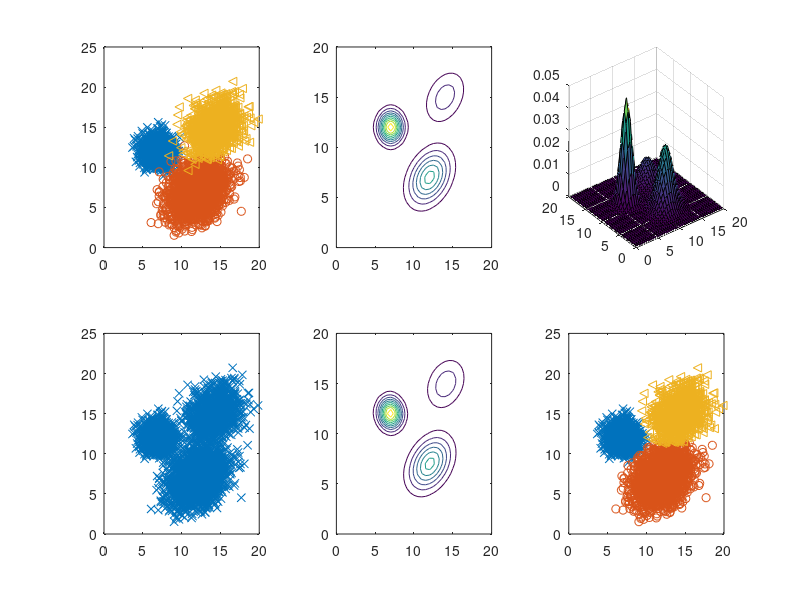

Write the MATLAB code that produced this figure.
close all;
clear;
clc;

%% Sample Generate
N=5000;
a_real =[3/10,5/10,2/10];
mu_real = [7,12;12,7;14,15];
cov_real(:,:,1) = [1,0;0,1];
cov_real(:,:,2) = [3,1;1,3];
cov_real(:,:,3) = [3,1;1,3];
X_1 = mvnrnd(mu_real(1,:),cov_real(:,:,1),N*a_real(1));
X_2 = mvnrnd(mu_real(2,:),cov_real(:,:,2),N*a_real(2));
X_3 = mvnrnd(mu_real(3,:),cov_real(:,:,2),N*a_real(3));

X=[X_1;X_2;X_3];
X = X(randperm(size(X,1)),:);

%% Sample Ploting
x = 0:0.5:20;
y = 0:0.5:20;
[x y]=meshgrid(x,y);
mesh = [x(:),y(:)];

z_real = a_real(1)*mvnpdf(mesh,mu_real(1,:),cov_real(:,:,1))+...
        a_real(2)* mvnpdf(mesh,mu_real(2,:),cov_real(:,:,2))+...
        a_real(3)* mvnpdf(mesh,mu_real(3,:),cov_real(:,:,3));
subplot(2,3,1);
plot(X_1(:,1),X_1(:,2),'x',X_2(:,1),X_2(:,2),'o',X_3(:,1),X_3(:,2),'<')

subplot(2,3,2);
contour(x,y,reshape(z_real,size(x,2),size(y,2)));

subplot(2,3,3);
surf(x,y,reshape(z_real,size(x,2),size(y,2)));

subplot(2,3,4);
plot(X(:,1),X(:,2),'x');
%%subplot(2,2,3);
%%surf(x,y,reshape(z_real,size(x,2),size(y,2)));
%%shading interp;

%% Parameter Initialization
a = [1/3, 1/3,1/3];
cov(:,:,1) = [1,0;0,1];
cov(:,:,2) = [1,0;0,1];
cov(:,:,3) = [1,0;0,1];
mu_y_init = (max(X(:,1))+min(X(:,1)))/2;
mu_x1_init = max(X(:,2))/4+3*min(X(:,2))/4;
mu_x2_init = 2*max(X(:,2))/4+2*min(X(:,2))/4;
mu_x3_init = 3*max(X(:,2))/4+1*min(X(:,2))/4;
w = zeros(size(X,1),length(a)); %%w(i,j),i是样本数量，j是聚类数量，w(i,j)的值表示样本i属于聚类j的概率，最大值表示i的聚类
mu = [mu_x1_init,mu_y_init;mu_x2_init,mu_y_init;mu_x3_init,mu_y_init];

%% EM Implementation
iter = 40;
for i = 1:iter
    %% Expectaion: 根据现有的（最新得到的）高斯分布和先验概率，计算每一个样本属于每一个聚类的概率
    for j = 1 : length(a)
        w(:,j)=a(j)*mvnpdf(X,mu(j,:),cov(:,:,j));
    end   
w=w./repmat(sum(w,2),1,size(w,2)); %%为了方便./计算，建立一个和w一样规模的矩阵，矩阵的列是相同的，每一行是w(:,1)+w(:,2)的值

%% Maximum: 根据现有的（最新得到的）的每一个样本属于每一个聚类的概率，计算先验概率和高斯参数
    a = sum(w,1)./size(w,1); %%把w的每一行加起来就能得到每一个聚类的先验概率
    
    mu = w'*X; %%分别得到X每一维对于每一个聚类的期望，mu(i,j),i是维数，j是聚类数
    mu= mu./repmat((sum(w,1))',1,size(mu,2));
        
    for j = 1 : length(a)
        vari = repmat(w(:,j),1,size(X,2)).*(X- repmat(mu(j,:),size(X,1),1)); %%得到一个特定聚类X每一维的方差矩阵，乘以w，（相当于选择出属于该聚类的X）
        cov(:,:,j) = (vari'*vari)/sum(w(:,j),1);      
    end
end

%% Estimation
[c estimate] = max(w,[],2);

%% Estimation Plotting
z = a(1)*mvnpdf(mesh,mu(1,:),cov(:,:,1))+...
        a(2)* mvnpdf(mesh,mu(2,:),cov(:,:,2))+...
        a(3)* mvnpdf(mesh,mu(3,:),cov(:,:,3));
subplot(2,3,5);
contour(x,y,reshape(z,size(x,2),size(y,2)));

one = find(estimate==1); 
two = find(estimate == 2);
three = find(estimate == 3);
% Plot Examples
subplot(2,3,6);
plot(X(one, 1), X(one, 2), 'x',X(two, 1), X(two, 2), 'o', X(three, 1), X(three, 2), '<');
%plot(X(neg, 1), X(neg, 2), 'o');

%% Build-in EM Implementation

%options = statset('Display','final');
%gm = gmdistribution.fit(X,2,'Options',options);
%subplot(2,2,4);
%ezcontour(@(x,y)pdf(gm,[x y]),[0 20],[0 20]);
